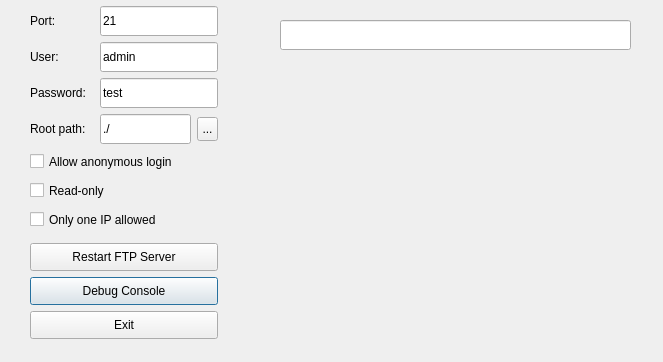
<?xml version="1.0" encoding="UTF-8"?>
<ui version="4.0">
 <class>FTPGUI</class>
 <widget class="QDialog" name="FTPGUI">
  <property name="geometry">
   <rect>
    <x>0</x>
    <y>0</y>
    <width>663</width>
    <height>362</height>
   </rect>
  </property>
  <property name="windowTitle">
   <string>Dialog</string>
  </property>
  <widget class="QLabel" name="label_3">
   <property name="geometry">
    <rect>
     <x>30</x>
     <y>78</y>
     <width>64</width>
     <height>30</height>
    </rect>
   </property>
   <property name="text">
    <string>Password:</string>
   </property>
  </widget>
  <widget class="QToolButton" name="toolButtonBrowse">
   <property name="geometry">
    <rect>
     <x>197</x>
     <y>117</y>
     <width>21</width>
     <height>24</height>
    </rect>
   </property>
   <property name="text">
    <string>...</string>
   </property>
  </widget>
  <widget class="QLabel" name="label_5">
   <property name="geometry">
    <rect>
     <x>30</x>
     <y>114</y>
     <width>64</width>
     <height>30</height>
    </rect>
   </property>
   <property name="text">
    <string>Root path:</string>
   </property>
  </widget>
  <widget class="QPushButton" name="pushButtonShowDebugLog">
   <property name="geometry">
    <rect>
     <x>30</x>
     <y>277</y>
     <width>188</width>
     <height>28</height>
    </rect>
   </property>
   <property name="text">
    <string>Debug Console</string>
   </property>
  </widget>
  <widget class="QLabel" name="label_2">
   <property name="geometry">
    <rect>
     <x>30</x>
     <y>42</y>
     <width>64</width>
     <height>30</height>
    </rect>
   </property>
   <property name="text">
    <string>User:</string>
   </property>
  </widget>
  <widget class="QPushButton" name="pushButtonExit">
   <property name="geometry">
    <rect>
     <x>30</x>
     <y>311</y>
     <width>188</width>
     <height>28</height>
    </rect>
   </property>
   <property name="text">
    <string>Exit</string>
   </property>
  </widget>
  <widget class="QLineEdit" name="lineEditRootPath">
   <property name="geometry">
    <rect>
     <x>100</x>
     <y>114</y>
     <width>91</width>
     <height>30</height>
    </rect>
   </property>
   <property name="text">
    <string>./</string>
   </property>
   <property name="readOnly">
    <bool>true</bool>
   </property>
  </widget>
  <widget class="QPushButton" name="pushButtonRestartServer">
   <property name="geometry">
    <rect>
     <x>30</x>
     <y>243</y>
     <width>188</width>
     <height>28</height>
    </rect>
   </property>
   <property name="text">
    <string>Restart FTP Server</string>
   </property>
  </widget>
  <widget class="QLabel" name="label">
   <property name="geometry">
    <rect>
     <x>30</x>
     <y>6</y>
     <width>64</width>
     <height>30</height>
    </rect>
   </property>
   <property name="text">
    <string>Port:</string>
   </property>
  </widget>
  <widget class="QLineEdit" name="lineEditPort">
   <property name="geometry">
    <rect>
     <x>100</x>
     <y>6</y>
     <width>118</width>
     <height>30</height>
    </rect>
   </property>
   <property name="text">
    <string>21</string>
   </property>
  </widget>
  <widget class="QLineEdit" name="lineEditPassword">
   <property name="geometry">
    <rect>
     <x>100</x>
     <y>78</y>
     <width>118</width>
     <height>30</height>
    </rect>
   </property>
   <property name="text">
    <string>test</string>
   </property>
  </widget>
  <widget class="QLineEdit" name="lineEditUserName">
   <property name="geometry">
    <rect>
     <x>100</x>
     <y>42</y>
     <width>118</width>
     <height>30</height>
    </rect>
   </property>
   <property name="text">
    <string>admin</string>
   </property>
  </widget>
  <widget class="QCheckBox" name="checkBoxReadOnly">
   <property name="geometry">
    <rect>
     <x>30</x>
     <y>179</y>
     <width>188</width>
     <height>23</height>
    </rect>
   </property>
   <property name="text">
    <string>Read-only</string>
   </property>
  </widget>
  <widget class="QCheckBox" name="checkBoxOnlyOneIpAllowed">
   <property name="geometry">
    <rect>
     <x>30</x>
     <y>208</y>
     <width>188</width>
     <height>23</height>
    </rect>
   </property>
   <property name="text">
    <string>Only one IP allowed</string>
   </property>
  </widget>
  <widget class="QCheckBox" name="checkBoxAnonymous">
   <property name="geometry">
    <rect>
     <x>30</x>
     <y>150</y>
     <width>188</width>
     <height>23</height>
    </rect>
   </property>
   <property name="text">
    <string>Allow anonymous login</string>
   </property>
  </widget>
  <widget class="QLineEdit" name="statusBar">
   <property name="geometry">
    <rect>
     <x>280</x>
     <y>20</y>
     <width>351</width>
     <height>30</height>
    </rect>
   </property>
  </widget>
 </widget>
 <resources/>
 <connections/>
</ui>
